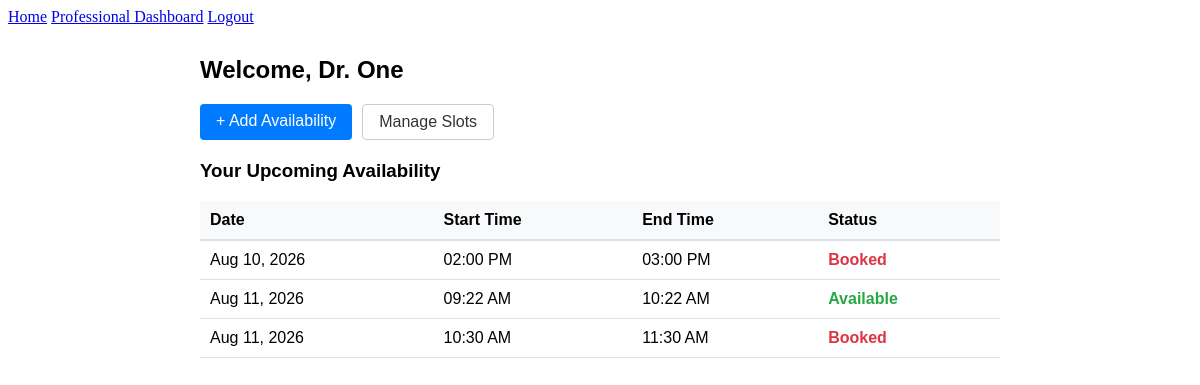
Before: /professional/dashboard (signed in) with the older database file.
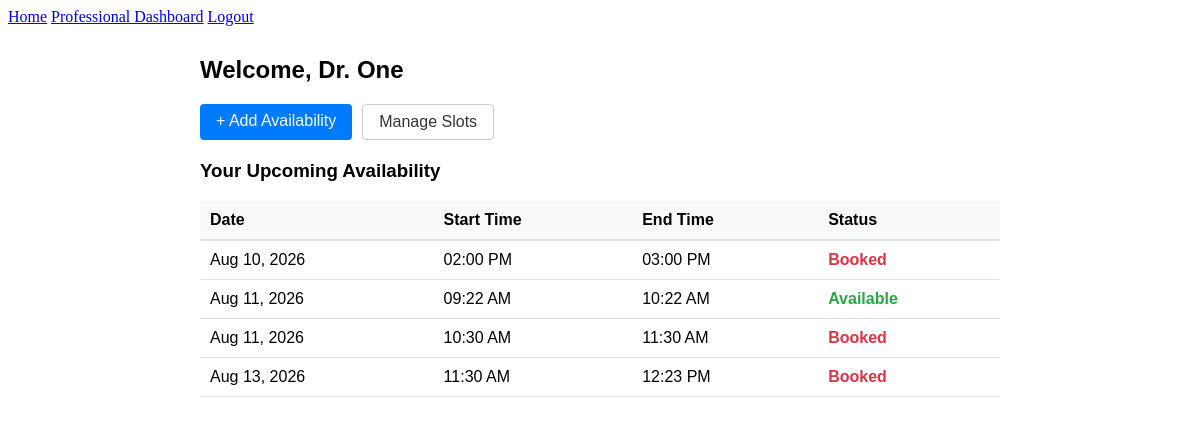
After: the same page with the newer database file.
### bp_app/models.py (models this page shows, shortened)
class Professional(UserMixin, db.Model):
    __tablename__ = "professional"
    id = db.Column(db.Integer, primary_key = True)
    email = db.Column(db.String(255), nullable = False, unique = True)
    username = db.Column(db.String(255), nullable = False, unique= True)
    password_hash = db.Column(db.String(255), nullable = False)
    firstname = db.Column(db.String(150), nullable = True)
    lastname = db.Column(db.String(150), nullable = True)
    specialty = db.Column(db.String(150), nullable = True)
    biography = db.Column(db.Text)
    availabilities = db.relationship(
        "Availability",
        back_populates = "professional"
    )

class Availability(db.Model):
    __tablename__ = "availability"
    id = db.Column(db.Integer, primary_key = True)
    start_time = db.Column(db.DateTime, nullable = False)
    end_time = db.Column(db.DateTime, nullable = False)
    is_booked = db.Column(db.Boolean, nullable = False, default = False)
    professional_id = db.Column(
        db.Integer,
        db.ForeignKey("professional.id"),
        nullable = False
    )
    professional = db.relationship(
        "Professional",
        back_populates = "availabilities"
    )
    appointment = db.relationship("Appointment", back_populates="availability", uselist=False)

### bp_app/professional_routes.py (the view)
@professional.route("/professional/dashboard")
@login_required
def dashboard():
    if not isinstance(current_user, Professional):
        flash("This page is for professionals only.","error")
        return redirect(url_for("main.home"))
    slots = (
        Availability.query
        .filter_by(professional_id=current_user.id)
        .order_by(Availability.start_time.asc())
        .all()
    )
    return render_template("professional/dashboard.html",slots=slots)

### bp_app/app.py (called while the page is built)
@login_manager.user_loader
def load_user(user_id):
    try:
        user_type, record_id = user_id.split(":", 1)
        model = {"Patient": Patient, "Professional": Professional}.get(user_type)
        return db.session.get(model, int(record_id)) if model else None
    except (AttributeError, TypeError, ValueError):
        return None

### bp_app/templates/professional/dashboard.html
{% extends "base.html" %}
{% block content %}
<div style="max-width: 800px; margin: 30px auto; font-family: sans-serif;">
    <h2>Welcome, Dr. {{ current_user.lastname }}</h2>
    <div style="display: flex; gap: 10px; margin-bottom: 20px;">
        <a href="{{ url_for('professional.add_availability') }}" style="text-decoration: none; padding: 8px 16px; background-color: #007bff; color: white; border-radius: 4px;">
            + Add Availability
        </a>
        <a href="{{ url_for('professional.manage_availability') }}" style="text-decoration: none; padding: 8px 16px; border: 1px solid #ccc; color: #333; border-radius: 4px;">
            Manage Slots
        </a>
    </div>
    <h3>Your Upcoming Availability</h3>
    {% if slots %}
        <table style="width: 100%; border-collapse: collapse; margin-top: 10px;">
            <thead>
                <tr style="background-color: #f8f9fa; border-bottom: 2px solid #dee2e6; text-align: left;">
                    <th style="padding: 10px;">Date</th>
                    <th style="padding: 10px;">Start Time</th>
                    <th style="padding: 10px;">End Time</th>
                    <th style="padding: 10px;">Status</th>
                </tr>
            </thead>
            <tbody>
                {% for slot in slots %}
                    <tr style="border-bottom: 1px solid #dee2e6;">
                        <td style="padding: 10px;">{{ slot.start_time.strftime('%b %d, %Y') }}</td>
                        <td style="padding: 10px;">{{ slot.start_time.strftime('%I:%M %p') }}</td>
                        <td style="padding: 10px;">{{ slot.end_time.strftime('%I:%M %p') }}</td>
                        <td style="padding: 10px;">
                            {% if slot.appointment %}
                                <span style="color: #dc3545; font-weight: bold;">Booked</span>
                            {% else %}
                                <span style="color: #28a745; font-weight: bold;">Available</span>
                            {% endif %}
                        </td>
                    </tr>
                {% endfor %}
            </tbody>
        </table>
    {% else %}
        <p style="color: #6c757d; margin-top: 15px;">
            You have no availability slots created yet. Click "+ Add Availability" to get started.
        </p>
    {% endif %}
</div>
{% endblock %}

### bp_app/templates/base.html (shortened to what this page needs)
<!DOCTYPE html>
<html lang="en">
<head>
    <link rel="stylesheet" href="{{ url_for('static', filename='styles.css') }}">
</head>
<body>
    <header>
        <nav>
            <a href="{{ url_for('main.home') }}">Home</a>
            {% if current_user.is_authenticated %}
                {% if current_user.__class__.__name__ == 'Professional' %}
                    <a href="{{ url_for('professional.dashboard') }}">Professional Dashboard</a>
                {% else %}
                    <a href="{{ url_for('patients.dashboard') }}">Patient</a>
                {% endif %}
                <a href="{{ url_for('patients.logout') }}">Logout</a>
            {% else %}
                <a href="{{ url_for('patients.login') }}">Login</a>
                <a href="{{ url_for('patients.register') }}">Register</a>
            {% endif %}
        </nav>
    </header>
    <main>
        {% block content %}
        {% endblock %}
    </main>
</body>
</html>

Changed rows visible on the page:
added Availability: start_time "Aug 13, 2026", start_time "11:30 AM", end_time "12:23 PM", shows "Booked"
